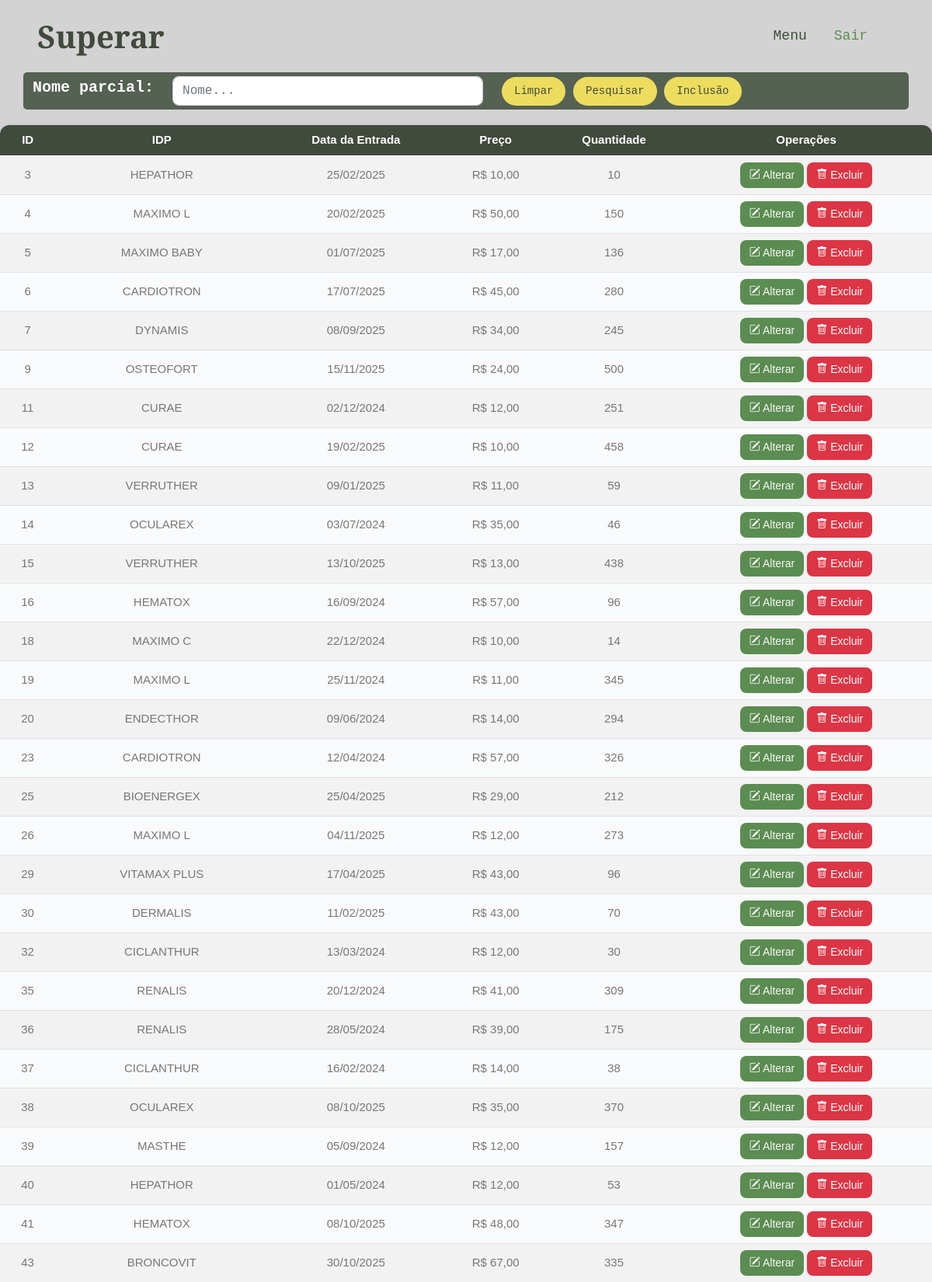
The app's page /entrselect.php (signed in, upper part) with its own data.
### tables this page shows
CREATE TABLE `entradaestoque` (
  `id` int(11) NOT NULL,
  `idproduto` int(11) NOT NULL,
  `dataentrada` date NOT NULL,
  `preco` decimal(10,0) NOT NULL,
  `quantidade` int(11) NOT NULL
);

CREATE TABLE `produto` (
  `id` int(11) NOT NULL,
  `nome` varchar(255) NOT NULL,
  `preco` decimal(10,2) NOT NULL,
  `comissao` decimal(5,2) DEFAULT NULL,
  `estoque` int(11) DEFAULT NULL,
  `precocusto` decimal(10,2) DEFAULT NULL,
  `precovenda` decimal(10,2) DEFAULT NULL
);

### entrselect.php (the view, shortened to what this page needs)
<?php
include('connect.php');
$sql = 'select e.id, p.nome nome, e.dataentrada as data, e.preco preco, e.quantidade quantidade from entradaestoque e
inner join produto p
on p.id = e.idproduto;';
$pesqnome = '';
$result = mysqli_query($con, $sql);
?>
<!DOCTYPE html>
<html lang="en">
<head>
    <link href="https://cdnjs.cloudflare.com/ajax/libs/font-awesome/5.10.0/css/all.min.css" rel="stylesheet">
    <link href="https://cdn.jsdelivr.net/npm/bootstrap-icons@1.4.1/font/bootstrap-icons.css" rel="stylesheet">
    <link href="lib/animate/animate.min.css" rel="stylesheet">
    <link href="lib/owlcarousel/assets/owl.carousel.min.css" rel="stylesheet">
    <link href="lib/lightbox/css/lightbox.min.css" rel="stylesheet">
    <link href="css/bootstrap.min.css" rel="stylesheet">
    <link href="css/style.css" rel="stylesheet">
</head>
<body>
    <nav class="navbar navbar-expand-lg navbar-light sticky-top px-4 px-lg-5">
        <h1 class="m-0">Superar</h1>
        <div class="collapse navbar-collapse" id="navbarCollapse">
            <div class="navbar-nav ms-auto p-4 p-lg-0">
                <a href="menu.php" class="nav-item nav-link">Menu</a>
                <a href="logout.php" class="nav-item nav-link active">Sair</a>
            </div>
        </div>
    </nav>
    <div class="text-center mx-auto wow fadeInUp" data-wow-delay="0.1s">
        <div class="container" style="background-color: transparent;" width="200px;">
            <form method="post" action="">
                <div class="row align-items-center" style="background-color: #556152; padding-top:5px; padding-bottom: 5px; border-radius: 5px;">
                    <div class="col-auto">
                        <h5 style="color: white;">Nome parcial:</h5>
                    </div>
                    <div class="col-auto">
                        <input type="text" name="pesqnome" id="pesqnome" class="form-control" placeholder="Nome..." style="width: 400px;" value="<?php echo $pesqnome; ?>">
                    </div>
                    <div class="col-auto">
                        <a href="entrselect.php" class="btn btn-secondary rounded-pill py-2 px-3">Limpar</a>
                        <button class="btn btn-secondary rounded-pill py-2 px-3" type="submit" name="submit">Pesquisar</button>
                        <a href="entrinsert.php" class="btn btn-secondary rounded-pill py-2 px-3">Inclusão</a>
                    </div>
                </div>
            </form>
        </div>
    </div>
    <div class="table-container">
        <table class="table table-striped table-hover align-middle">
            <thead>
                <tr>
                    <th scope="col">ID</th>
                    <th scope="col">IDP</th>
                    <th scope="col">Data da Entrada</th>
                    <th scope="col">Preço</th>
                    <th scope="col">Quantidade</th>
                    <th scope="col">Operações</th>
                </tr>
            </thead>
            <tbody>
                <?php
                if ($result && mysqli_num_rows($result) > 0) {
                    while ($row = mysqli_fetch_assoc($result)) {
                        $dataentrada = date("d/m/Y", strtotime($row['data']));
                        echo "<tr>
                  <td>{$row['id']}</td>
                  <td>{$row['nome']}</td>
                  <td>{$dataentrada}</td>
                  <td>R$ " . number_format($row['preco'], 2, ',', '.') . "</td>
                  <td>{$row['quantidade']}</td>
                  <td>
                      <a href='entrupdate.php?updateid={$row['id']}' class='btn btn-sm btn-primary'>
                        <i class='bi bi-pencil-square'></i> Alterar
                      </a>
                      <a href='entrdelete.php?deleteid={$row['id']}' class='btn btn-sm btn-danger'>
                        <i class='bi bi-trash'></i> Excluir
                      </a>
                  </td>
                </tr>";
                    }
                } else {
                    echo "<tr><td colspan='6' class='text-center'>Nenhum registro encontrado.</td></tr>";
                }
                ?>
            </tbody>
        </table>
    </div>
</body>
</html>

### css/style.css (style rules this page uses)
.h1, h2, h3, h4, h5, h6, p { font-family: monospace; }
:root { --primary: #5B8C51; --secondary: #EDDD5E; --light: #F7F7F7; --dark: #404A3D; }
body { margin: 0; font-family: monospace; background-color: #D3D3D3; }
.btn { transition: .5s; font-weight: 500; }
.btn-primary, .btn-outline-primary:hover { color: var(--light); }
.btn-secondary, .btn-outline-secondary:hover { color: var(--dark); }
.navbar.sticky-top { top: -100px; transition: .5s; }
.navbar .navbar-nav .nav-link { margin-right: 35px; padding: 25px 0; color: var(--dark); font-size: 18px; font-weight: 500; outline: none; }
.navbar .navbar-nav .nav-link:hover, .navbar .navbar-nav .nav-link.active { color: var(--primary); }
.table { table-layout: auto; width: 100%; }
.table td, .table th { white-space: normal; word-wrap: break-word; vertical-align: middle; }
tbody { display: block; height: 300px; overflow-y: auto; }
tbody { display: table-row-group; height: auto; }
.table-container { width: 100%; overflow-x: auto; margin-top: 20px; border-radius: 12px; box-shadow: 0 2px 8px rgba(0, 0, 0, 0.1); }
table { width: 100%; border-collapse: collapse; background: #fff; font-family: "Poppins", sans-serif; font-size: 15px; color: #333; }
thead { background: #404A3D; color: #fff; }
thead th { padding: 14px; text-align: center; font-weight: 600; }
tbody tr:nth-child(even) { background: #f9fafb; }
td { padding: 12px 14px; text-align: center; }
.btn { padding: 6px 12px; border-radius: 8px; border: none; cursor: pointer; font-size: 14px; font-weight: 500; transition: 0.2s; }

### records on screen
entradaestoque: id "3", idproduto.nome "HEPATHOR", dataentrada "25/02/2025", preco "10,00", quantidade "10"
entradaestoque: id "4", idproduto.nome "MAXIMO L", dataentrada "20/02/2025", preco "50,00", quantidade "150"
entradaestoque: id "5", idproduto.nome "MAXIMO BABY", dataentrada "01/07/2025", preco "17,00", quantidade "136"
entradaestoque: id "6", idproduto.nome "CARDIOTRON", dataentrada "17/07/2025", preco "45,00", quantidade "280"
entradaestoque: id "7", idproduto.nome "DYNAMIS", dataentrada "08/09/2025", preco "34,00", quantidade "245"
entradaestoque: id "9", idproduto.nome "OSTEOFORT", dataentrada "15/11/2025", preco "24,00", quantidade "500"
entradaestoque: id "11", idproduto.nome "CURAE", dataentrada "02/12/2024", preco "12,00", quantidade "251"
entradaestoque: id "12", idproduto.nome "CURAE", dataentrada "19/02/2025", preco "10,00", quantidade "458"
entradaestoque: id "13", idproduto.nome "VERRUTHER", dataentrada "09/01/2025", preco "11,00", quantidade "59"
entradaestoque: id "14", idproduto.nome "OCULAREX", dataentrada "03/07/2024", preco "35,00", quantidade "46"
entradaestoque: id "15", idproduto.nome "VERRUTHER", dataentrada "13/10/2025", preco "13,00", quantidade "438"
entradaestoque: id "16", idproduto.nome "HEMATOX", dataentrada "16/09/2024", preco "57,00", quantidade "96"
entradaestoque: id "18", idproduto.nome "MAXIMO C", dataentrada "22/12/2024", preco "10,00", quantidade "14"
entradaestoque: id "19", idproduto.nome "MAXIMO L", dataentrada "25/11/2024", preco "11,00", quantidade "345"
entradaestoque: id "20", idproduto.nome "ENDECTHOR", dataentrada "09/06/2024", preco "14,00", quantidade "294"
entradaestoque: id "23", idproduto.nome "CARDIOTRON", dataentrada "12/04/2024", preco "57,00", quantidade "326"
entradaestoque: id "25", idproduto.nome "BIOENERGEX", dataentrada "25/04/2025", preco "29,00", quantidade "212"
entradaestoque: id "26", idproduto.nome "MAXIMO L", dataentrada "04/11/2025", preco "12,00", quantidade "273"
entradaestoque: id "29", idproduto.nome "VITAMAX PLUS", dataentrada "17/04/2025", preco "43,00", quantidade "96"
entradaestoque: id "30", idproduto.nome "DERMALIS", dataentrada "11/02/2025", preco "43,00", quantidade "70"
entradaestoque: id "32", idproduto.nome "CICLANTHUR", dataentrada "13/03/2024", preco "12,00", quantidade "30"
entradaestoque: id "35", idproduto.nome "RENALIS", dataentrada "20/12/2024", preco "41,00", quantidade "309"
entradaestoque: id "36", idproduto.nome "RENALIS", dataentrada "28/05/2024", preco "39,00", quantidade "175"
entradaestoque: id "37", idproduto.nome "CICLANTHUR", dataentrada "16/02/2024", preco "14,00", quantidade "38"
entradaestoque: id "38", idproduto.nome "OCULAREX", dataentrada "08/10/2025", preco "35,00", quantidade "370"
entradaestoque: id "39", idproduto.nome "MASTHE", dataentrada "05/09/2024", preco "12,00", quantidade "157"
entradaestoque: id "40", idproduto.nome "HEPATHOR", dataentrada "01/05/2024", preco "12,00", quantidade "53"
entradaestoque: id "41", idproduto.nome "HEMATOX", dataentrada "08/10/2025", preco "48,00", quantidade "347"
entradaestoque: id "43", idproduto.nome "BRONCOVIT", dataentrada "30/10/2025", preco "67,00", quantidade "335"
